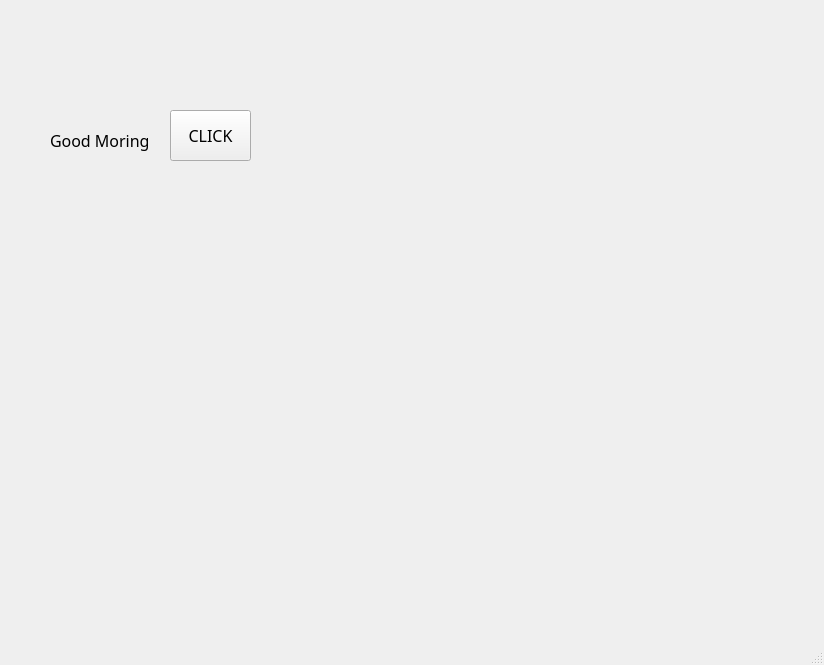
<?xml version="1.0" encoding="UTF-8"?>
<ui version="4.0">
 <class>MainWindow</class>
 <widget class="QMainWindow" name="MainWindow">
  <property name="geometry">
   <rect>
    <x>0</x>
    <y>0</y>
    <width>824</width>
    <height>665</height>
   </rect>
  </property>
  <property name="font">
   <font>
    <family>D2Coding</family>
    <pointsize>12</pointsize>
   </font>
  </property>
  <property name="windowTitle">
   <string>MainWindow</string>
  </property>
  <widget class="QWidget" name="centralwidget">
   <widget class="QLabel" name="text1">
    <property name="geometry">
     <rect>
      <x>50</x>
      <y>120</y>
      <width>111</width>
      <height>41</height>
     </rect>
    </property>
    <property name="font">
     <font>
      <family>D2Coding</family>
      <pointsize>12</pointsize>
     </font>
    </property>
    <property name="text">
     <string>Good Moring</string>
    </property>
   </widget>
   <widget class="QPushButton" name="btn1">
    <property name="geometry">
     <rect>
      <x>170</x>
      <y>110</y>
      <width>81</width>
      <height>51</height>
     </rect>
    </property>
    <property name="font">
     <font>
      <family>D2Coding</family>
      <pointsize>12</pointsize>
     </font>
    </property>
    <property name="text">
     <string>CLICK</string>
    </property>
   </widget>
  </widget>
  <widget class="QMenuBar" name="menubar">
   <property name="geometry">
    <rect>
     <x>0</x>
     <y>0</y>
     <width>824</width>
     <height>24</height>
    </rect>
   </property>
  </widget>
  <widget class="QStatusBar" name="statusbar"/>
 </widget>
 <resources/>
 <connections/>
</ui>
